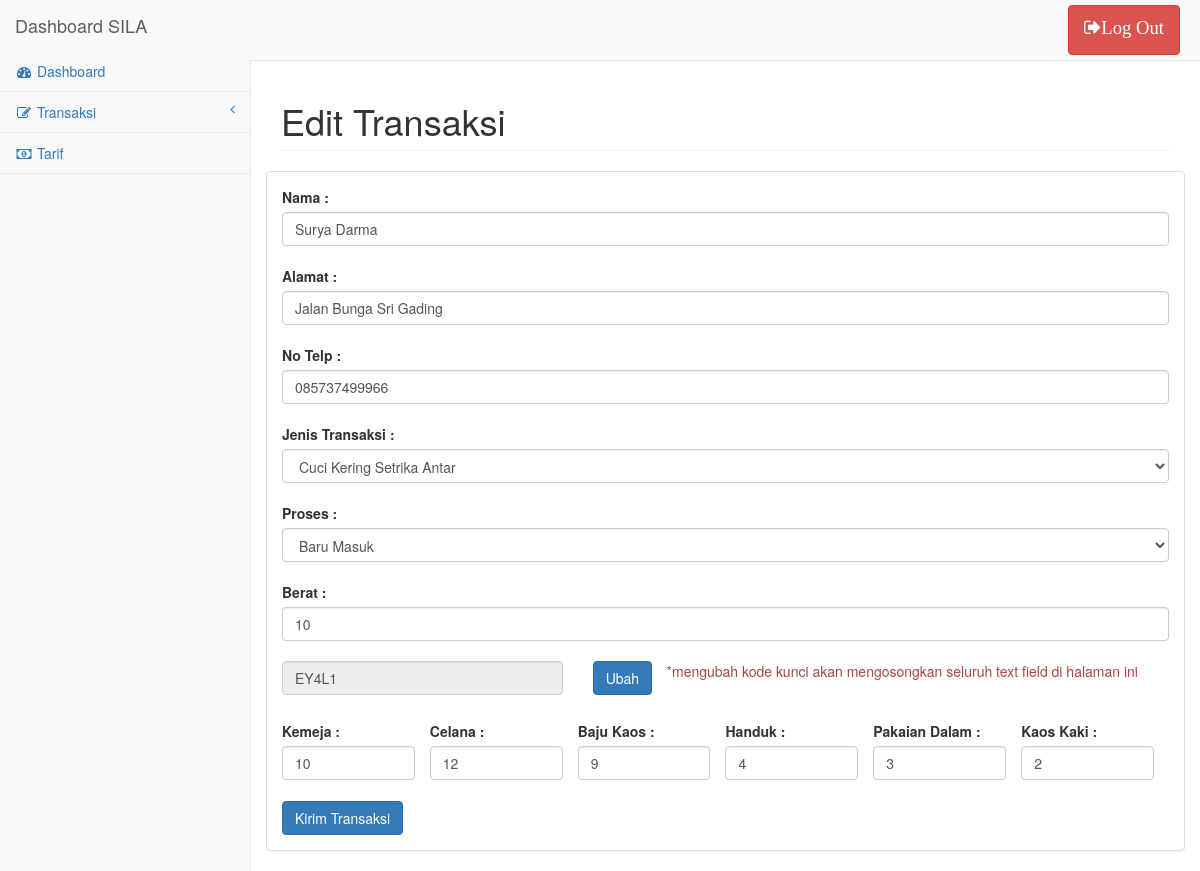
Page /admin/update/3 on the committed database.
### tables this page shows
CREATE TABLE IF NOT EXISTS `transaksi` (
  `IdTransaksi` int(11) NOT NULL,
  `JenisTransaksi` int(11) NOT NULL,
  `Pelanggan` int(11) NOT NULL,
  `Admin` int(11) NOT NULL,
  `Berat` int(11) NOT NULL,
  `StatusPesanan` int(11) NOT NULL DEFAULT '1'
);

CREATE TABLE IF NOT EXISTS `pelanggan` (
  `NoPelanggan` int(11) NOT NULL,
  `Nama` varchar(45) NOT NULL,
  `Alamat` varchar(45) NOT NULL,
  `NoTelp` varchar(45) NOT NULL
);

CREATE TABLE IF NOT EXISTS `kodekunci` (
  `IdKodeKunci` varchar(10) NOT NULL,
  `IdTransaksi` int(11) NOT NULL
);

CREATE TABLE IF NOT EXISTS `informasi` (
  `No` int(11) NOT NULL,
  `idTransaksi` int(11) NOT NULL,
  `Kemeja` int(11) NOT NULL,
  `Celana` int(11) NOT NULL,
  `BajuKaos` int(11) NOT NULL,
  `Handuk` int(11) NOT NULL,
  `PakaianDalam` int(11) NOT NULL,
  `KaosKaki` int(11) NOT NULL
);

### application/controllers/admin.php (called while the page is built, shortened)
<?php
class admin extends CI_Controller {
	public function __construct()
    {
        $this->load->helper('form');
        $this->load->library('fpdf');
    }
	public function update($idTransaksi){
		$this->load->model('adminModel');
		$query['result'] = $this->adminModel->getDetailTransaksi($idTransaksi);
		$this->load->view('formEditTransaksi',$query);
	}
}
?>

### index.php (called while the page is built, shortened)
<?php
require_once BASEPATH.'core/CodeIgniter.php';

### application/models/adminModel.php (called while the page is built, shortened)
<?php
class adminModel extends CI_Model {
	public function getDetailTransaksi($idTransaksi){
		$this->db->select('*');
		$this->db->from('transaksi');
		$this->db->join('admin','admin.idadmin = transaksi.admin');
		$this->db->join('informasi','informasi.idTransaksi = transaksi.idTransaksi');
		$this->db->join('jenistransaksi','jenistransaksi.idjenis = transaksi.jenistransaksi');
		$this->db->join('kodekunci','kodekunci.idTransaksi = transaksi.idTransaksi');
		$this->db->join('pelanggan','pelanggan.noPelanggan = transaksi.pelanggan');
		$this->db->join('tanggaldatang','tanggaldatang.idTransaksi = transaksi.idTransaksi');
		$this->db->join('proses','proses.NoProses = transaksi.StatusPesanan');
		$this->db->where('transaksi.idTransaksi',$idTransaksi);
		$query = $this->db->get();
		return $query->result();
	}
}
?>

### application/views/formEditTransaksi.php (the view, shortened to what this page needs)
<!DOCTYPE html>
<html lang="en">
<head>
    <link href="<?=base_url();?>assets/css/bootstrap.css" rel="stylesheet" type="text/css">
     <link href="<?=base_url();?>assets/metisMenu/dist/metisMenu.min.css" rel="stylesheet" type="text/css">
    <link href="<?=base_url();?>assets/css/sb-admin-2.css" rel="stylesheet" type="text/css">
    <link href="<?=base_url();?>assets/font-awesome/css/font-awesome.min.css" rel="stylesheet" type="text/css">
</head>
<body>
    <div id="wrapper">
        <nav class="navbar navbar-default navbar-static-top" role="navigation" style="margin-bottom: 0">
            <div class="navbar-header">
                <a class="navbar-brand" href="<?php echo base_url().'admin/dashboard'; ?>">Dashboard SILA </a>
            </div>
            <ul class="nav navbar-top-links navbar-right">
                <li>
                    <div class="">
                        <a onclick="return confirm('Anda yakin ingin keluar dari SILA?');" class="fa fa-sign-out fa-lg btn btn-danger" href="<?php echo base_url().'admin/logOut'; ?>"style="margin:5px;">Log Out</a>
                    </div>
                </li>
            </ul>
            <div class="navbar-default sidebar" role="navigation">
                <div class="sidebar-nav navbar-collapse">
                    <ul class="nav" id="side-menu">
                        <li>
                            <a href="<?php echo base_url().'admin/dashboard'; ?>"><i class="fa fa-dashboard fa-fw"></i> Dashboard</a>
                        </li>
                        <li>
                            <a href="#"><i class="fa fa-edit fa-fw"></i> Transaksi<span class="fa arrow"></span></a>
                        </li>
                        <li>
                            <a href="<?php echo base_url().'admin/tarif'; ?>"><i class="fa fa-money fa-fw"></i> Tarif</a>
                        </li>
                    </ul>
                </div>
            </div>
        </nav>
        <div id="page-wrapper">
            <div class="row">
                <div class="col-lg-12">
                    <h1 class="page-header">Edit Transaksi</h1>
                </div>
            </div>
            <div class="row">
                <div class="panel panel-default">
                    <div class="panel-body">
                        <?php foreach ($result as $key) {
                             ?>
                        <form method="post" action="<?php echo site_url().'transaksi/updatetransaksi?nopelanggan='.$key -> NoPelanggan.'&notransaksi='.$key -> IdTransaksi; ?>" >
                           <label for="name">Nama : </label>
                            <input required type="text" class="form-control custom-text-form" name="nama" value="<?php echo $key -> Nama; ?>" onClick="this.select();"><br>
                            <label for="alamat">Alamat : </label>
                            <input required type="text" class="form-control custom-text-form" name="alamat" value="<?php echo $key -> Alamat; ?>" onClick="this.select();"><br>
                            <label for="noTelp">No Telp : </label>
                            <input required type="text" class="form-control custom-text-form" name="noTelp" value="<?php echo $key -> NoTelp; ?>" onClick="this.select();"><br>
                            <label for="jenisTransaksi">Jenis Transaksi : </label>
                            <select class="form-control custom-text-form" id="optionJasa" name="optionJasa">
                                <option <?php if ($key -> IdJenis == 4) {
                                                            echo 'selected="true"';
                                                    } ?> value="4">Cuci Kering Setrika Antar</option>
                            </select><br>
                            <label for="jenisTransaksi">Proses : </label>
                            <select class="form-control custom-text-form" id="optionJasa" name="proses">
                                <option <?php if ($key -> NoProses == 1) {
                                                            echo 'selected="true"';
                                                    }?> value="1">Baru Masuk</option>
                            </select><br>
                            <label for="berat">Berat : </label>
                            <input type="number" class="form-control custom-text-form" name="berat" value="<?php echo $key -> Berat; ?>" onClick="this.select();"><br>
                            <div class="col-md-4" style="padding-left:0px;">
                                <input type="text" class="form-control custom-text-form" name="kodeKunci" value="<?php echo $key -> IdKodeKunci; ?>" disabled="disabled" onClick="this.select();">
                            </div>
                            <div class="col-md-1">
                                <a href="<?php echo base_url().'admin/formBuatTransaksi';?>" class="btn btn-primary">Ubah</a>
                            </div>
                            <div class="col-md-7">
                                <p class="text-danger"> *mengubah kode kunci akan mengosongkan seluruh text field di halaman ini</p>
                            </div><br><br><br>
                            <div class="col-md-2" style="padding-left:0px;">
                                <label for="name">Kemeja : </label>
                                <input type="number" class="form-control custom-text-form" value="<?php echo $key -> Kemeja; ?>" name="kemeja" onClick="this.select();">
                            </div>
                            <div class="col-md-2" style="padding-left:0px;">
                                <label for="name">Celana : </label>
                                <input type="number" class="form-control custom-text-form" name="celana" value="<?php echo $key -> Celana; ?>" onClick="this.select();">
                            </div>
                            <div class="col-md-2" style="padding-left:0px;">
                                <label for="name">Baju Kaos : </label>
                                <input type="number" class="form-control custom-text-form" name="bajuKaos" value="<?php echo $key -> BajuKaos; ?>" onClick="this.select();">
                            </div>
                            <div class="col-md-2" style="padding-left:0px;">
                                <label for="name">Handuk : </label>
                                <input type="number" class="form-control custom-text-form" name="handuk" value="<?php echo $key -> Handuk; ?>" onClick="this.select();">
                            </div>
                            <div class="col-md-2" style="padding-left:0px;">
                                <label for="name">Pakaian Dalam : </label>
                                <input type="number" class="form-control custom-text-form" name="pakaianDalam" value="<?php echo $key -> PakaianDalam; ?>" onClick="this.select();">
                            </div>
                            <div class="col-md-2" style="padding-left:0px;">
                                <label for="name">Kaos Kaki : </label>
                                <input type="number" class="form-control custom-text-form" name="kaosKaki" value="<?php echo $key -> KaosKaki; ?>" onClick="this.select();">
                            </div><br><br><br><br>
                            <button onclick="return confirm('Anda yakin ingin mengubah transaksi ini?');" type="submit" class="btn btn-primary">Kirim Transaksi</button>
                            <?php } ?>
                        </form>
                    </div>
                </div>
            </div>
        </div>
    </div>
</body>
</html>

### assets/css/sb-admin-2.css (style rules this page uses)
body { background-color: #f8f8f8; }
#wrapper { width: 100%; }
#page-wrapper { padding: 0 15px; min-height: 568px; background-color: #fff; }
@media (min-width:768px) { #page-wrapper { position: inherit; margin: 0 0 0 250px; padding: 0 30px; border-left: 1px solid #e7e7e7; } }
.navbar-top-links { margin-right: 0; }
.navbar-top-links li { display: inline-block; }
.navbar-top-links li:last-child { margin-right: 15px; }
.navbar-top-links li a { padding: 15px; min-height: 50px; }
.sidebar .sidebar-nav.navbar-collapse { padding-right: 0; padding-left: 0; }
.sidebar ul li { border-bottom: 1px solid #e7e7e7; }
.sidebar .arrow { float: right; }
.sidebar .fa.arrow:before { content: "\f104"; }
@media (min-width:768px) { .sidebar { z-index: 1; position: absolute; width: 250px; margin-top: 51px; } }

### rows in the picture
transaksi: nama "Surya Darma", alamat "Jalan Bunga Sri Gading", noTelp "085737499966", berat "10", kodeKunci "EY4L1", kemeja "10", celana "12", bajuKaos "9", handuk "4", pakaianDalam "3", kaosKaki "2"
